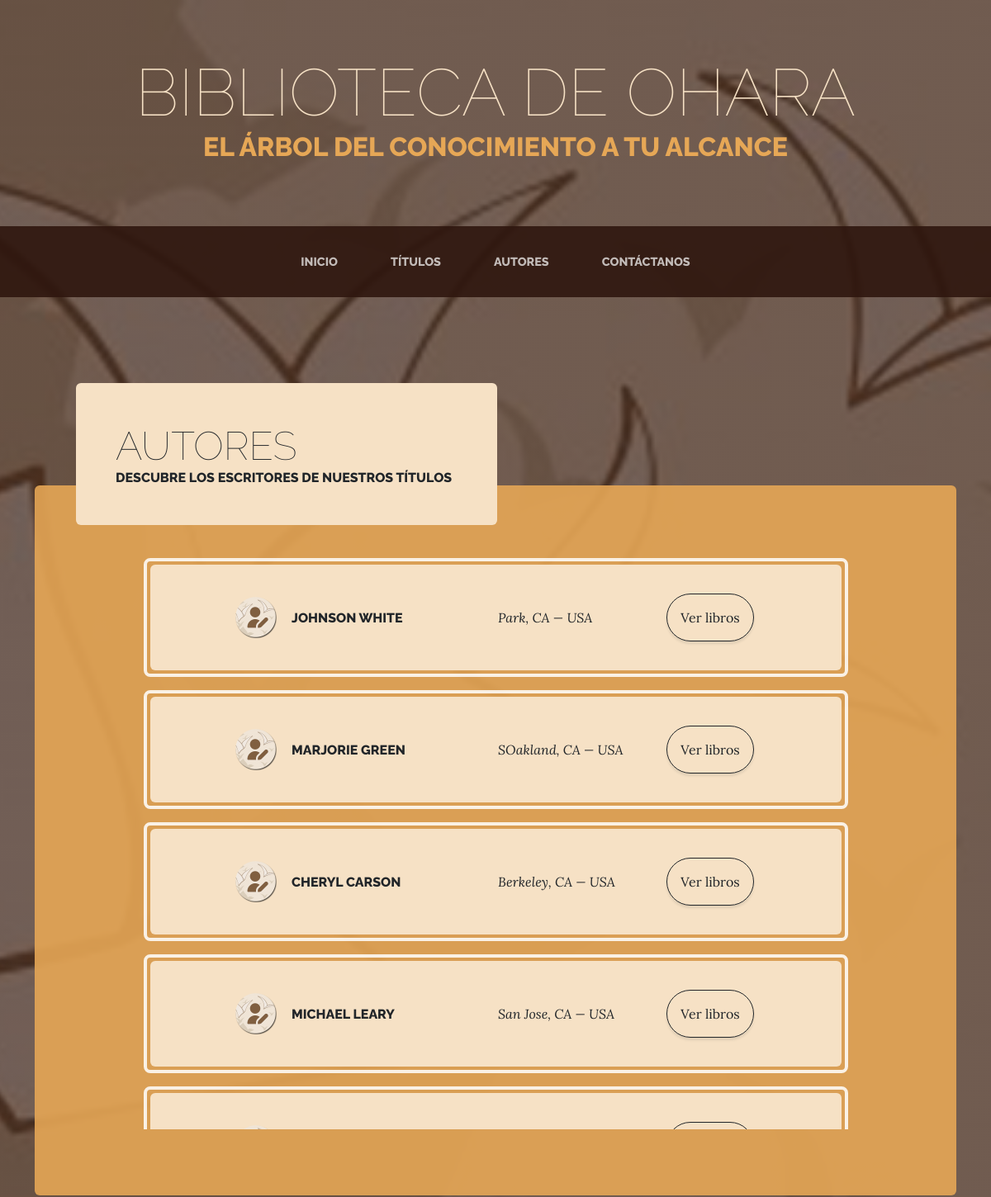
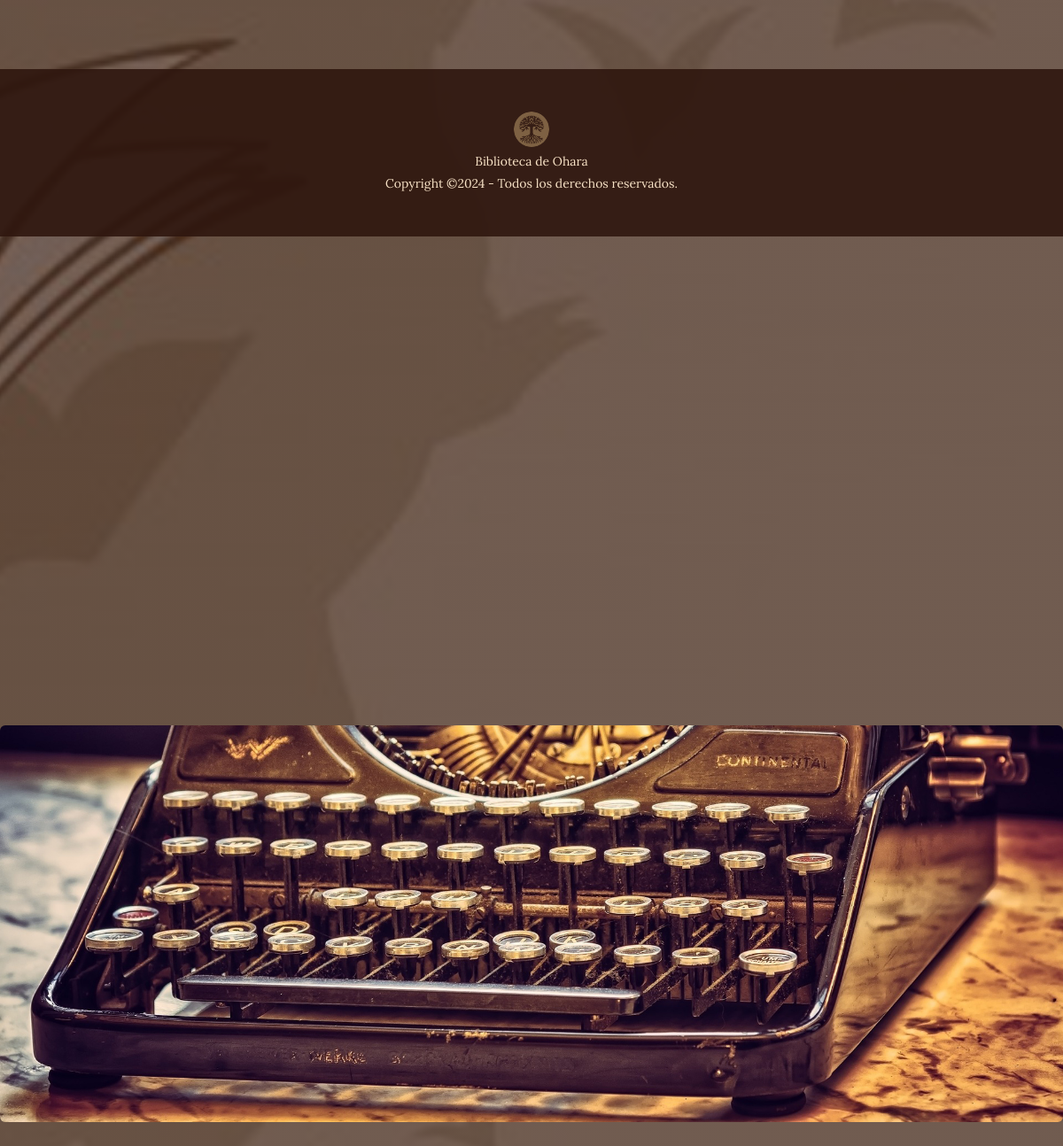
Screenshot of /autores.php with the database file from the repository (2 pictures, top to bottom).
### tables this page shows
CREATE TABLE `autores` (
  `id_autor` varchar(11) NOT NULL,
  `apellido` varchar(15) NOT NULL,
  `nombre` varchar(15) NOT NULL,
  `telefono` varchar(12) NOT NULL,
  `direccion` varchar(20) NOT NULL,
  `ciudad` varchar(15) NOT NULL,
  `estado` varchar(2) NOT NULL,
  `pais` varchar(3) NOT NULL,
  `cod_postal` int(5) NOT NULL,
  PRIMARY KEY  (`id_autor`)
);

### database/conexion.php (called while the page is built, shortened)
<?php
    class DBLibreria {
        private $server = "localhost";
        private $user = "root";
        private $pwd = "";
        private $database = "libreriadb";
        private function getCnxn() {
            $cnxn = new PDO("mysql:host=$this->server;dbname=$this->database", $this->user, $this->pwd);
            return $cnxn;
        }
        public function getAutores() {
            $pdoCnxn = $this->getCnxn();
            $res = ["empty"];
            if ( is_object($pdoCnxn)) {
                $sql = "SELECT * FROM `autores`";
                $res = $pdoCnxn->query($sql);
            }
            return $res;
        }
    }
?>

### autores.php (the view, shortened to what this page needs)
<?php
    include "database/conexion.php";
?>
<!DOCTYPE html>
<html lang="en">
    <head>
        <link href="css/styles.css" rel="stylesheet" />
    </head>
    <body>
        <?php
            include ("templates/topbanner.php");
        ?>
        <section id="autores">
            <br>
        </section>
        <img class="img-fluid rounded position-absolute top-50 about-heading-img mb-3 mb-lg-0" src="assets/img/maquina-de-escribir.jpg" alt="..."/>
        <section class="page-section about-heading">
            <div class="container">
                <div class="product-item">
                    <div class="product-item-title d-flex d-none d-md-block" style="width : 560px">
                        <div class="bg-faded p-5 d-flex me-auto rounded" style="margin-left : 50px;">
                            <h2 class="section-heading mb-0">
                                <span class="section-heading-lower">Autores</span>
                                <span class="section-heading-upper">Descubre los escritores de nuestros títulos</span>
                            </h2>
                        </div>
                    </div>
                    <section class="container rounded cta about-heading-img mb-3 mb-lg-0">
                        <div class="" >
                            <div class="row d-flex justify-content-center scroll-container" style="height: 700px; overflow-y: auto;">
                                <?php
                                $libreria = new DBLibreria;
                                $autores = $libreria->getAutores();
                                foreach ($autores as $registro) {
                                    print(  '<div class="col-lg-9 col-sm-2 mt-3 cta-inner d-flex align-items-center justify-content-center bg-faded p-4 rounded mb-3">');
                                    print(      '<div class="p-1 d-flex align-items-center justify-content-center" style="width: 70px; height: 80px">');
                                    print(          '<img src="assets/img/autor_photo.png" style="width: 50px">');
                                    print(      '</div>');
                                    print(      '<div class="p-2 d-flex align-items-center" style="width: 250px; height: 80px">');
                                    print(          '<h2 class="section-heading">');
                                    print(              '<span class="section-heading-upper pt-2">'.$registro['nombre'].' '.$registro['apellido'].'</span>');
                                    print(          '</h2>');
                                    print(      '</div>');
                                    print(      '<div class="p-2 d-flex align-items-center" style="width: 200px; height: 80px">');
                                    print(          '<p class="pt-3"><em>'.$registro['ciudad'].', '.$registro['estado'].' — '.$registro['pais'].'</em></p>');
                                    print(      '</div>');
                                    print(      '<div class="p-1 d-flex align-items-center justify-content-center" style="width: 130px; height: 80px">');
                                    print(          '<button class="btn btn-outline-dark btn p-3" style="border-radius: 50px">Ver libros</button>');
                                    print(      '</div>');
                                    print(  '</div>');
                                }
                                ?>
                            </div>
                        </div>
                    </section>
                </div>
            </div>
        </section>
        <?php
            include ("templates/footer.php");
        ?>
    </body>
</html>

### rows the page displays
autores: nombre "JOHNSON", apellido "WHITE", ciudad "Park", estado "CA", pais "USA"
autores: nombre "MARJORIE", apellido "GREEN", ciudad "SOakland", estado "CA", pais "USA"
autores: nombre "CHERYL", apellido "CARSON", ciudad "Berkeley", estado "CA", pais "USA"
autores: nombre "MICHAEL", apellido "LEARY", ciudad "San Jose", estado "CA", pais "USA"
